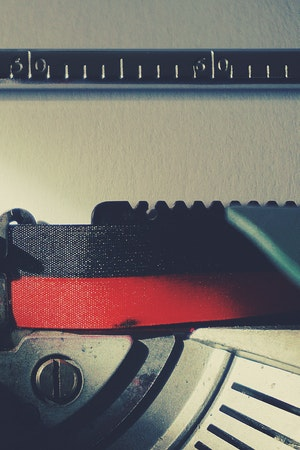
#> input picture Programas/Imagenes/letras.jpg, 300 x 450 px
$ python Practica39.py
#> lines starting #> are read from the running program, lines starting #| are printed output that depends on the picture; after the words box and inside, x2 and y2 are one past the last pixel; in counts of white or black regions, pixels touching at a corner belong together
# Importamos las librerías
import cv2
import numpy as np

# Cargamos la imagen
img = cv2.imread("Imagenes/letras.jpg")
#> img is the input picture: shape (450, 300, 3); mean B, G, R 108.9, 113.9, 120.6

# Convertimos en escala de grises a la imagen
img = cv2.cvtColor(img, cv2.COLOR_BGR2GRAY)
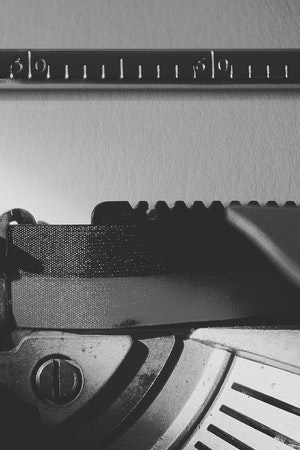
#> img: shape (450, 300); min 12, max 254, mean 115.3
cv2.imshow("Imagen original", img)

# Binarizamos la imagen usando un umbral
(T, img_binarizada) =  cv2.threshold(img,60,255,cv2.THRESH_BINARY)
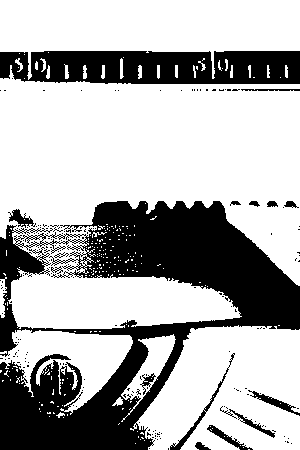
#> img_binarizada: shape (450, 300); 68.7% white; 182 black regions (166 under 20 px), largest, box (x1, y1, x2, y2) and area: (0, 201, 300, 450) 31410, (0, 51, 300, 84) 8570, (170, 353, 235, 450) 373
cv2.imshow("Imagen binarizada", img_binarizada)

# Binarización utilizando colores inversos
(Ti, img_binarizada_inv) = cv2.threshold(img,130,255,cv2.THRESH_BINARY_INV)
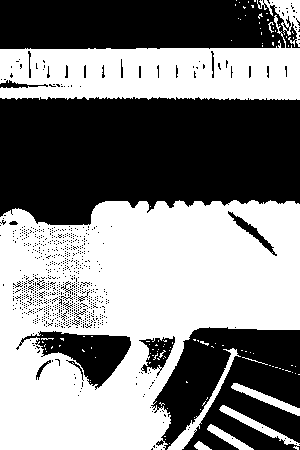
#> img_binarizada_inv: shape (450, 300); 51.5% white; 859 black regions (832 under 20 px), largest, box (x1, y1, x2, y2) and area: (0, 97, 300, 225) 32761, (0, 0, 300, 49) 13530, (151, 327, 300, 450) 13107
cv2.imshow("Imagen binarizada inversa", img_binarizada_inv)

cv2.waitKey(0)

$ run again, with Programas/Imagenes/cebra.jpg copied over Programas/Imagenes/letras.jpg
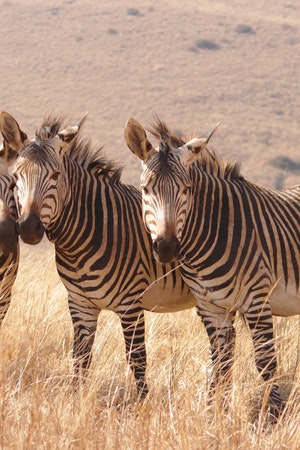
#> input picture Programas/Imagenes/cebra.jpg, 300 x 450 px
#> img is the input picture: shape (450, 300, 3); mean B, G, R 120.4, 142.3, 174.9
#> img: shape (450, 300)
#> `(T, img_binarizada) =  cv2.threshold(img,60,255,cv2.THRESH_BINARY)`:
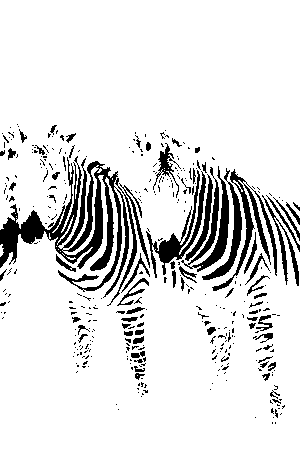
#> img_binarizada: shape (450, 300); 87.7% white; 369 black regions (298 under 20 px), largest, box (x1, y1, x2, y2) and area: (0, 156, 150, 306) 6256, (181, 166, 229, 272) 1300, (212, 169, 277, 291) 1300
#> `(Ti, img_binarizada_inv) = cv2.threshold(img,130,255,cv2.THRESH_BINARY..`:
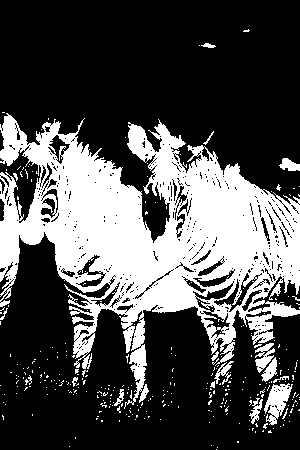
#> img_binarizada_inv: shape (450, 300); 31% white; 319 white regions (302 under 20 px), largest, box (x1, y1, x2, y2) and area: (0, 113, 300, 409) 38972, (264, 383, 293, 425) 624, (255, 343, 275, 373) 299
